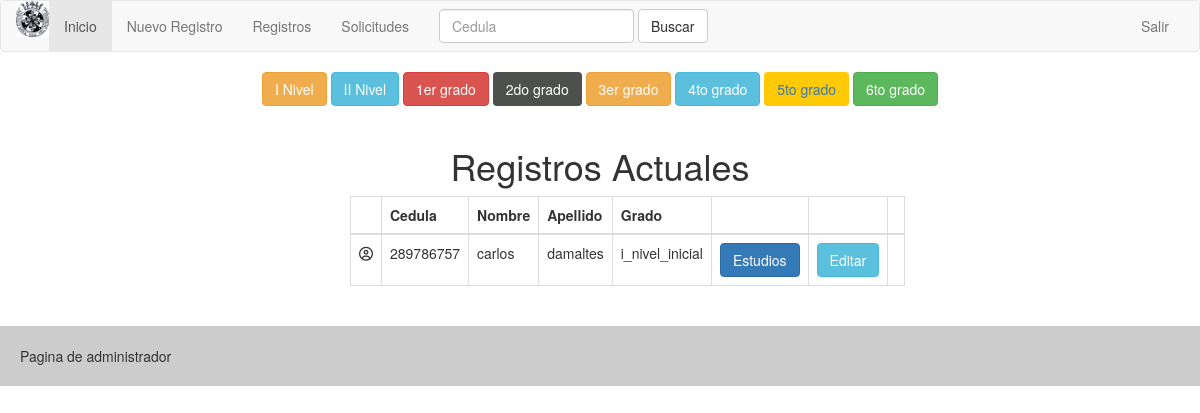
Page /admin/consulta/listaselect/i_nivel_inicial (signed in) on the committed database.
### tables this page shows
CREATE TABLE `alumnos` (
  `ID` int(20) NOT NULL,
  `CEDULA` varchar(40) NOT NULL,
  `NACIONALIDAD` varchar(5) NOT NULL,
  `TIPO_CI` varchar(5) NOT NULL,
  `APELLIDOS` varchar(50) NOT NULL,
  `NOMBRES` varchar(50) NOT NULL,
  `ACTIVO` varchar(10) NOT NULL,
  `NOMBRE_REPRECENTANTE` varchar(50) NOT NULL,
  `TELEFONO` varchar(20) NOT NULL,
  `credito` varchar(50) NOT NULL
);

### admin/libs/view.php (called while the page is built, shortened)
<?php
class View{
    function render($nombre){
     require 'views/'.$nombre.'.php';
}
}
?>

### admin/controllers/consulta.php (called while the page is built, shortened)
<?php
class Consulta extends Controller{
    function __construct(){
        $this->view->mensaje = "";
    }
  function listaselect($param = null){
       $grado = $param[0];
        $alumnos = $this->model->b_por_grado($grado);
        $this->view->alumnos = $alumnos;
        $this->view->render('consulta/index');
    }
}
?>

### admin/index.php (called while the page is built, shortened)
<?php
    require 'libs/database.php';
    require 'libs/view.php';
    $app = new App();
?>

### admin/models/consultamodel.php (called while the page is built, shortened)
<?php
class ConsultaModel extends Model{
function estudioactual_grado($cedula){
   $i_nivel=$this->getestudio_grado('i_nivel_inicial',$cedula);
 $ii_nivel=$this->getestudio_grado('ii_nivel_inicial',$cedula);
$grado1ro = $this->getestudio_grado('1er_grado',$cedula);
$grado2do = $this->getestudio_grado('2do_grado',$cedula);
 $grado3ro = $this->getestudio_grado('3er_grado',$cedula);
  $grado4to = $this->getestudio_grado('4to_grado',$cedula);
   $grado5to = $this->getestudio_grado('5to_grado',$cedula);
$grado6to = $this->getestudio_grado('6to_grado',$cedula);
$union_1=array_merge($grado1ro,$grado2do);
$union_2=array_merge($union_1,$grado3ro);
$union_3=array_merge($union_2,$grado4to);
$union_4=array_merge($union_3,$grado5to);
$union_5=array_merge($union_4,$grado6to);
$union_6=array_merge($i_nivel,$ii_nivel);
$union_7=array_merge($union_6,$union_5);
$x="";
foreach ($union_7 as $row) {
 $alumno = $row;
 if ($alumno->id!='x') {
  $x=$alumno->grado;
 }
     }
    return $x;
    }
function estudioactual_anno($cedula){
   $i_nivel=$this->getestudio_grado('i_nivel_inicial',$cedula);
 $ii_nivel=$this->getestudio_grado('ii_nivel_inicial',$cedula);
$grado1ro = $this->getestudio_grado('1er_grado',$cedula);
$grado2do = $this->getestudio_grado('2do_grado',$cedula);
 $grado3ro = $this->getestudio_grado('3er_grado',$cedula);
  $grado4to = $this->getestudio_grado('4to_grado',$cedula);
   $grado5to = $this->getestudio_grado('5to_grado',$cedula);
$grado6to = $this->getestudio_grado('6to_grado',$cedula);
$union_1=array_merge($grado1ro,$grado2do);
$union_2=array_merge($union_1,$grado3ro);
$union_3=array_merge($union_2,$grado4to);
$union_4=array_merge($union_3,$grado5to);
$union_5=array_merge($union_4,$grado6to);
$union_6=array_merge($i_nivel,$ii_nivel);
$union_7=array_merge($union_6,$union_5);
$x="";
foreach ($union_7 as $row) {
 $alumno = $row;
 if ($alumno->id!='x') {
  $x=$alumno->anno;
 }
     }
    return $x;
    }
  public function getestudio_grado($grado,$cedula){
        $items = [];
        try{
$query = $this->db->connect()->prepare('SELECT  * FROM alumnos
    INNER JOIN  '.$grado.'  ON alumnos.CEDULA= '.$grado.'.CEDULA
    WHERE alumnos.CEDULA = :ci');
                 $query->execute(['ci' => $cedula]);
$rows = $query->fetchAll();
$num_rows = count($rows);
$query2 = $this->db->connect()->prepare('SELECT  * FROM alumnos  WHERE alumnos.CEDULA = :ci');
                 $query2->execute(['ci' => $cedula]);
                    $row = $query2->fetch();
                $item = new Alumno();
                  $item->nombre    = $row['NOMBRES'];
                   $item->apellido    = $row['APELLIDOS'];
                     $item->cedula   = $row['CEDULA'];
if ($num_rows>0) {
$query2 = $this->db->connect()->prepare('SELECT  * FROM alumnos
    INNER JOIN  '.$grado.'  ON alumnos.CEDULA= '.$grado.'.CEDULA
    WHERE alumnos.CEDULA = :ci');
                 $query2->execute(['ci' => $cedula]);
                    $row = $query2->fetch();
                  $item->grado  = $grado;
                 $siguient_an= intval($row['ANNO'])+1;
                  $item->anno  =  $row['ANNO'].'-'.$siguient_an;
                  $item->id    = $row['ID'];
                array_push($items, $item);
}else{
                 $item->anno  ='x';
                  $item->grado  =$grado;
                  $item->id  = 'x';
                array_push($items, $item);
}
         return $items;
        }catch(PDOException $e){
            return [];
        }
    }
public function b_por_grado($grado){
 $items = [];
        try{
            $query = $this->db->connect()->query('SELECT * FROM alumnos');
            while($row = $query->fetch()){
        if ($grado==$this->estudioactual_grado($row['CEDULA'])) {
                $item = new Alumno();
                $item->nombre    = $row['NOMBRES'];
                $item->apellido  = $row['APELLIDOS'];
                $item->cedula  = $row['CEDULA'];
                  $item->id  = $row['ID'];
       $item->grado=$this->estudioactual_grado($row['CEDULA']);
      $item->anno=$this->estudioactual_anno($row['CEDULA']);
                array_push($items, $item);
            }
          }
            return $items;
        }catch(PDOException $e){
            return [];
        }
    }
}
?>

### admin/libs/database.php (called while the page is built)
<?php
class Database{
    private $host;
    private $db;
    private $user;
    private $password;
    private $charset;
    public function __construct(){
        $this->host     = constant('HOST');
        $this->db       = constant('DB');
        $this->user     = constant('USER');
        $this->password = constant('PASSWORD');
        $this->charset  = constant('CHARSET');
    }
    function connect(){
        try{
            $connection = "mysql:host=" . $this->host . ";dbname=" . $this->db . ";charset=" . $this->charset;
            $options = [
                PDO::ATTR_ERRMODE            => PDO::ERRMODE_EXCEPTION,
                PDO::ATTR_EMULATE_PREPARES   => false,
            ];
            $pdo = new PDO($connection, $this->user, $this->password, $options);
            return $pdo;
        }catch(PDOException $e){
            print_r('Error connection: ' . $e->getMessage());
        }
    }
}
?>

### admin/views/consulta/index.php (the view, shortened to what this page needs)
<!DOCTYPE html>
<html lang="en">
<head>
    <?php require 'views/head.php'; ?>
</head>
<body>
    <?php require 'views/header.php'; ?>
    <div id="main">
        <h1 class="center">Registros Actuales</h1>
        <table class="table table-bordered" width="100%" id="tabla">
            <thead>
                <tr>
            <th></th>
                    <th>Cedula</th>
                    <th>Nombre</th>
                      <th>Apellido</th>
                    <th>Grado</th>
                    <th></th>
                    <th></th>
                    <th></th>
                </tr>
            </thead>
            <tbody id="tbody-alumnos">
        <?php
            foreach ($this->alumnos as $row) {
                $alumno = $row;
        ?>
                <tr id="">
            <td><i class="fa fa-user-circle-o" aria-hidden="true"></i></td>
                    <td><?php echo $alumno->cedula; ?></td>
                    <td><?php echo $alumno->nombre; ?></td>
                    <td><?php echo $alumno->apellido; ?></td>
                      <td><?php echo $alumno->grado; ?></td>
                    <td><a class="btn btn-primary" href="<?php echo constant('URL') . 'consulta/estudios/' . $alumno->cedula; ?>">Estudios</a></td>
                    <td><a class="btn btn-info" href="<?php echo constant('URL') . 'consulta/verAlumno/' . $alumno->cedula; ?>">Editar</a></td>
                </tr>
        <?php } ?>
            </tbody>
        </table>
    </div>
    <?php require 'views/footer.php'; ?>
</body>
</html>

### admin/public/css/main.css (style rules this page uses)
* { padding: 0; margin: 0; }
body { background-color: #eee; font-family: Arial, Helvetica, sans-serif; }
#main { padding: 20px 0; width: 500px; margin: 0 auto; }
.center { text-align: center; }

### rows in the picture
alumnos: CEDULA "289786757", NOMBRES "carlos", APELLIDOS "damaltes", grado "i_nivel_inicial"
